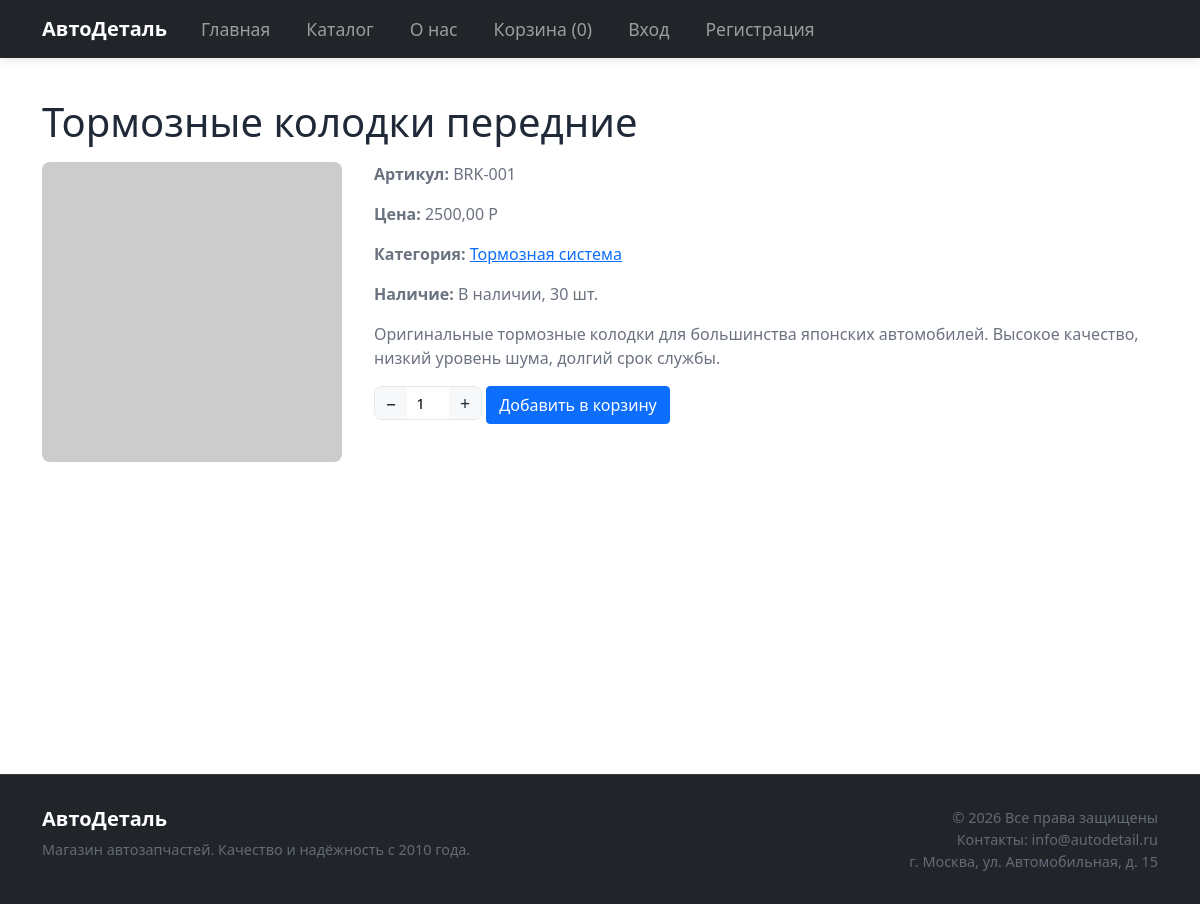
The page /product/tormoznye-kolodki-perednie/ on the database its author committed.
### products/models.py (models this page shows, shortened)
class Product(models.Model):
    category = models.ForeignKey(
        Category,
        on_delete=models.CASCADE,
        related_name='products',
        verbose_name='Категория',
    )
    article = models.CharField(
        max_length=50,
        verbose_name='Артикул',
        blank=True,
        help_text='Например: BRK-001, OIL-005',
    )
    name = models.CharField(max_length=200, verbose_name='Название')
    slug = models.SlugField(unique=True, verbose_name='URL')
    description = models.TextField(verbose_name='Описание')
    price = models.DecimalField(
        max_digits=10,
        decimal_places=2,
        verbose_name='Цена',
    )
    image = models.ImageField(
        upload_to='products/%Y/%m/%d/',
        verbose_name='Изображение',
        blank=True,
        null=True,
    )
    stock = models.PositiveIntegerField(verbose_name='Количество на складе', default=0)
    delivery_days = models.CharField(
        max_length=50,
        verbose_name='Срок доставки при отсутствии',
        blank=True,
        help_text='Например: 3 дня',
    )
    available = models.BooleanField(default=True, verbose_name='Доступен')
    created = models.DateTimeField(auto_now_add=True, verbose_name='Создан')
    updated = models.DateTimeField(auto_now=True, verbose_name='Обновлён')
    class Meta:
        verbose_name = 'Товар'
        verbose_name_plural = 'Товары'
        ordering = ['-created']
    @property
    def in_stock(self):
        return self.stock > 0

class Category(models.Model):
    name = models.CharField(max_length=100, verbose_name='Название')
    slug = models.SlugField(unique=True, verbose_name='URL')
    description = models.TextField(verbose_name='Описание', blank=True)
    class Meta:
        verbose_name = 'Категория'
        verbose_name_plural = 'Категории'
    def get_absolute_url(self):
        return reverse('products:category_detail', args=[self.slug])

### products/views.py (the view)
# urls.py: path('product/<slug:slug>/', views.product_detail, name='product_detail'),
def product_detail(request, slug):
    product = get_object_or_404(Product, slug=slug, available=True)
    return render(request, 'products/product_detail.html', {'product': product})

### cart/context_processors.py (called while the page is built)
def cart_total(request):
    if not hasattr(request, 'user') or not request.user:
        return {'cart_total_items': 0, 'cart': None}
    try:
        cart = get_or_create_cart(request)
        return {'cart_total_items': cart.total_items, 'cart': cart}
    except Exception:
        return {'cart_total_items': 0, 'cart': None}

### cart/views.py (called while the page is built)
def get_or_create_cart(request):
    if request.user.is_authenticated:
        cart, _ = Cart.objects.get_or_create(user=request.user)
    else:
        if not request.session.session_key:
            request.session.create()
        cart, _ = Cart.objects.get_or_create(session_key=request.session.session_key)
    return cart

### templates/products/product_detail.html (shortened to what this page needs)
{% extends 'base.html' %}
{% load static %}
{% block content %}
<article>
  <h1>{{ product.name }}</h1>
  <div class="product-detail-layout">
    <div class="product-image">
      {% if product.image %}
      <img src="{{ product.image.url }}" alt="{{ product.name }}" width="300" height="300">
      {% else %}
      <img src="https://placehold.co/300x300/e5e7eb/6b7280?text=Нет+фото" alt="" width="300" height="300">
      {% endif %}
    </div>
    <div class="product-info">
      <p><strong>Артикул:</strong> {{ product.article|default:"—" }}</p>
      <p><strong>Цена:</strong> {{ product.price }} Р</p>
      <p><strong>Категория:</strong> <a href="{{ product.category.get_absolute_url }}">{{ product.category.name }}</a></p>
      <p><strong>Наличие:</strong> {% if product.in_stock %}В наличии, {{ product.stock }} шт.{% else %}Под заказ{% if product.delivery_days %} ({{ product.delivery_days }}){% endif %}{% endif %}</p>
      <p class="product-description">{{ product.description }}</p>
      <form method="post" action="{% url 'cart:add_to_cart' %}" class="add-to-cart-form">
        <div class="qty-control">
          <button type="button" class="qty-minus" aria-label="Уменьшить">−</button>
          <input type="number" name="quantity" id="quantity" value="1" min="1" max="99" aria-label="Количество">
          <button type="button" class="qty-plus" aria-label="Увеличить">+</button>
        </div>
        <button type="submit" class="btn btn-primary add-to-cart-btn">Добавить в корзину</button>
      </form>
    </div>
  </div>
</article>
{% endblock %}

### static/css/style.css (style rules this page uses)
:root { --color-primary: #2563eb; --color-primary-hover: #1d4ed8; --color-text: #1f2937; --color-text-muted: #6b7280; --color-bg: #ffffff; --color-bg-light: #f7f8fa; --color-border: #e5e7eb; --color-success: #059669; --color-warning: #d97706; --font-sans: -apple-system, BlinkMacSystemFont, "Segoe UI", Roboto, "Helvetica Neue", Arial, sans-serif; --max-width: 1200px; --header-bg: #fafafa; }
* { box-sizing: border-box; }
body { margin: 0; font-family: var(--font-sans), 'Arial', sans-serif; font-size: 16px; line-height: 1.6; color: var(--color-text); background: var(--color-bg); min-height: 100vh; display: flex; flex-direction: column; -webkit-font-smoothing: antialiased; }
a { color: var(--color-primary); text-decoration: none; }
h1 { font-size: 1.75rem; margin: 0 0 1.5rem; color: var(--color-text); }
p { margin: 0 0 0.75rem; color: var(--color-text-muted); }
.btn { display: inline-flex; align-items: center; justify-content: center; gap: 0.5rem; padding: 0.6rem 1.25rem; font-size: 1rem; font-family: inherit; font-weight: 500; border: none; border-radius: 8px; cursor: pointer; text-decoration: none; transition: background 0.2s ease, transform 0.15s ease, box-shadow 0.2s ease; }
.btn-primary { background: var(--color-primary); color: white; }
.qty-control { display: inline-flex; align-items: center; border: 1px solid var(--color-border); border-radius: 8px; margin-bottom: 0.5rem; overflow: hidden; }
.qty-control button { width: 32px; height: 32px; border: none; background: var(--color-bg-light); cursor: pointer; font-size: 1.1rem; line-height: 1; color: var(--color-text); transition: background 0.15s ease; }
.qty-control input { width: 42px; border: none; text-align: center; font-size: 0.95rem; }
.add-to-cart-btn { display: inline-flex; align-items: center; gap: 0.35rem; padding: 0.4rem 0.75rem; font-size: 0.9rem; }
.product-detail-layout { display: flex; gap: 2rem; margin-top: 1rem; flex-wrap: wrap; }
.product-detail-layout .product-image img { max-width: 300px; border-radius: 8px; }
.product-detail-layout .product-info { flex: 1; min-width: 280px; }
.product-description { margin-top: 1rem; }

### rows shown on the page
Product: name "Тормозные колодки передние", article "BRK-001", price "2500,00", category.name "Тормозная система", stock "30", description "Оригинальные тормозные колодки для большинства японских автомобилей. Высокое качество, низкий уровень шума, долгий срок службы."

### other values the page prints
{{ cart_total_items|default:0 }} "0"
